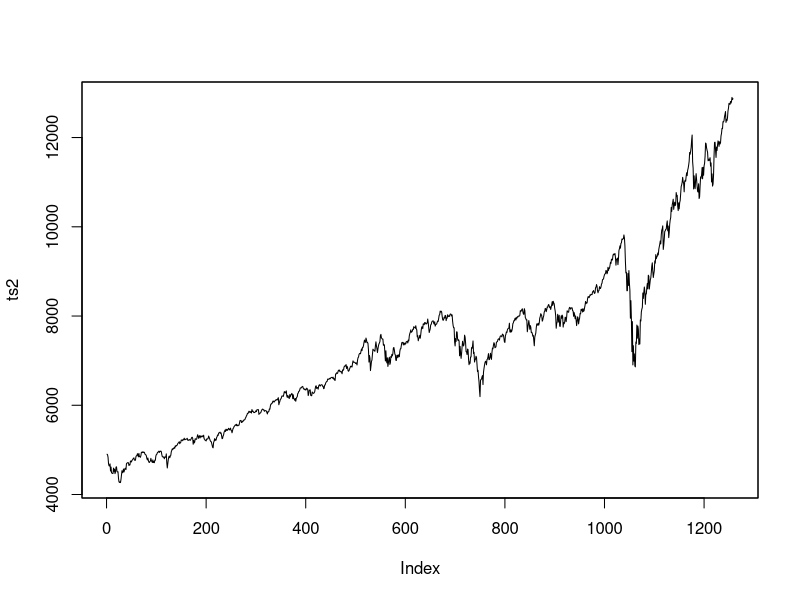
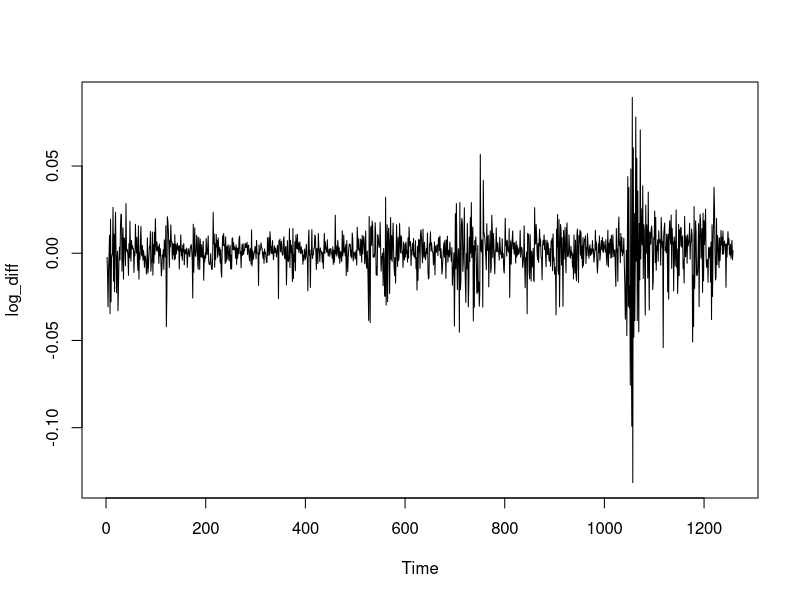
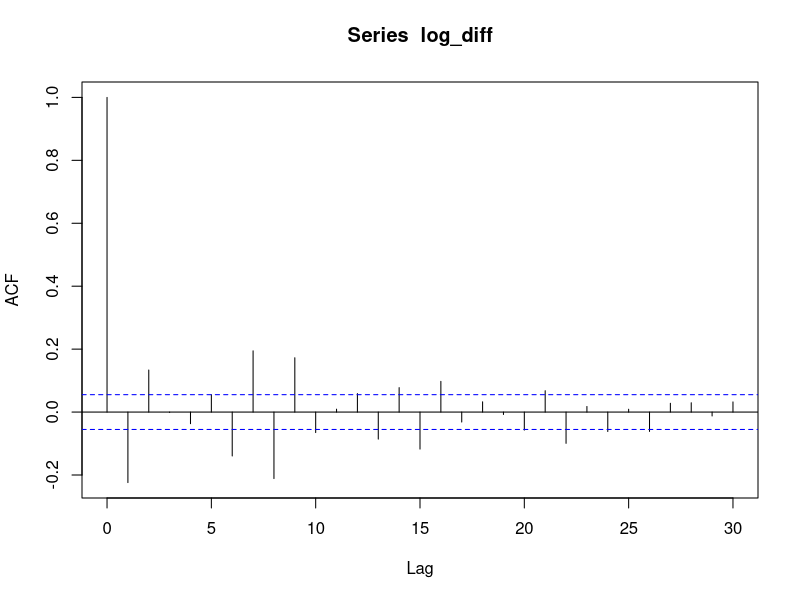
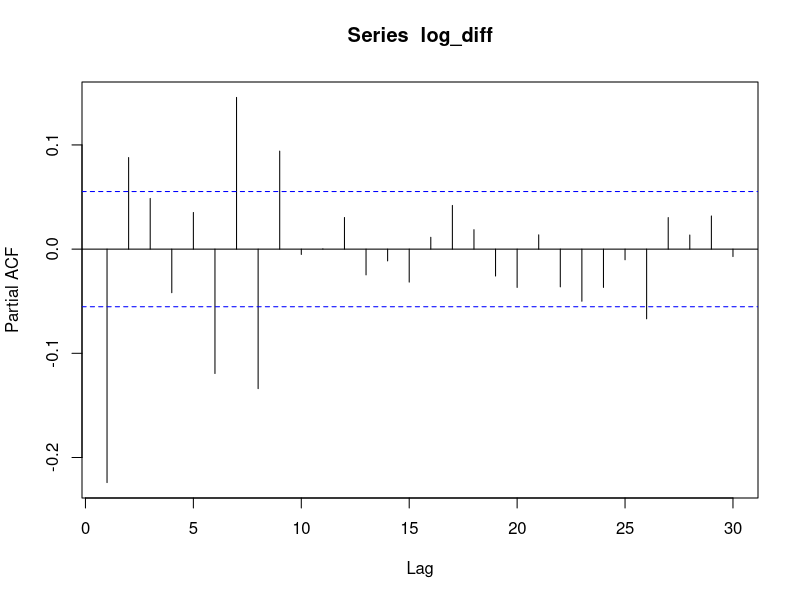
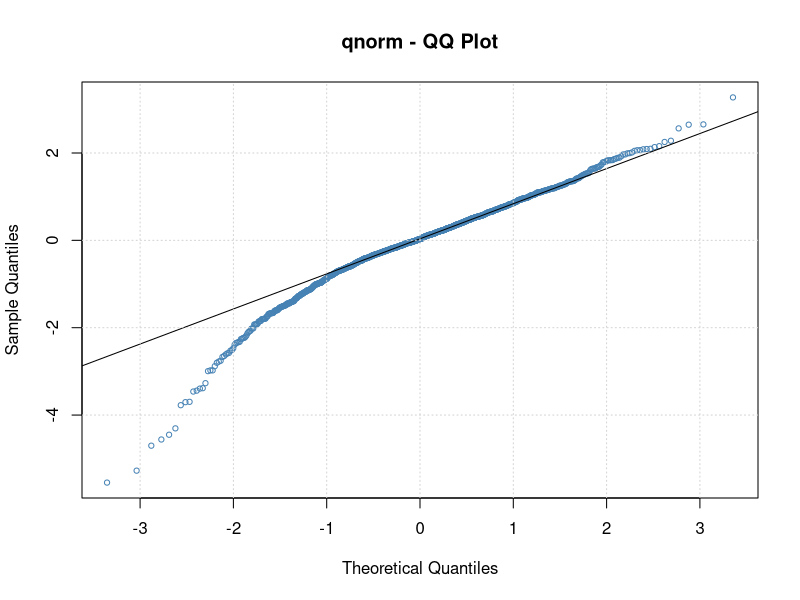
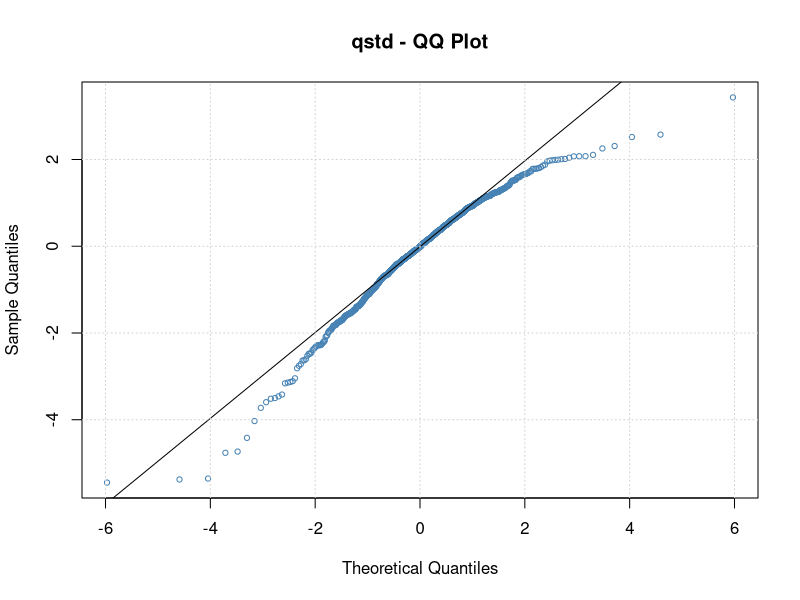
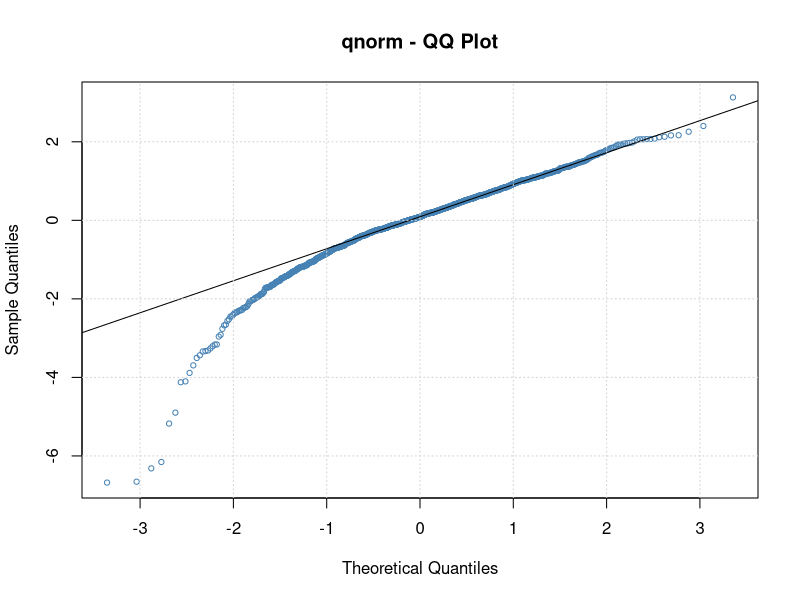
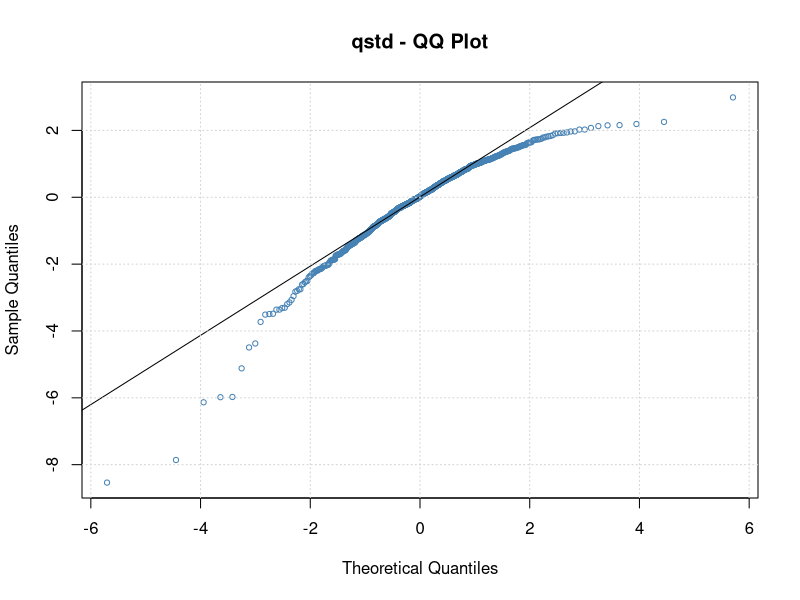

Recreate these plots in R, in order.
library(tseries)
library(zoo)
library(fGarch)

setwd("C:/Users/LENOVO/Desktop/ST Series Temporais/Projeto")

data_read2<-read.csv("ts2.csv",header = TRUE,sep = ",")

ts2<-as.ts(data_read2$Adj.Close)
head(data_read2)
tail(data_read2)
plot.zoo(ts2)

#log-diff the data
log_diff<-diff(log(ts2))
plot(log_diff)

#clear evidence of "clustered" volatility

mean(log_diff)
wilcox.test(log_diff,mu = 0)
acf(log_diff)
pacf(log_diff)

#model selection->garch parameters

modelaux<-garchFit(formula =~garch(1,0),data = log_diff,include.mean = T,trace = F)
summary(modelaux)

modelaux<-garchFit(formula =~garch(2,0),data = log_diff,include.mean = T,trace = F)
summary(modelaux)

modelaux<-garchFit(formula =~garch(1,1),data = log_diff,include.mean = T,trace = F)
summary(modelaux)

modelaux<-garchFit(formula =~garch(2,1),data = log_diff,include.mean = T,trace = F)
summary(modelaux)

modelaux<-garchFit(formula =~garch(1,2),data = log_diff,include.mean = T,trace = F)
summary(modelaux)

modelaux<-garchFit(formula =~garch(2,2),data = log_diff,include.mean = T,trace = F)
summary(modelaux)

#model selection->aparch parameters
modelaux<-garchFit(formula = ~aparch(1,0), data=log_diff, include.delta=TRUE,include.mean = T,trace = F)
summary(modelaux)

modelaux<-garchFit(formula = ~aparch(1,0), data=log_diff, include.delta=TRUE,include.mean = T,trace = F)
summary(modelaux)

modelaux<-garchFit(formula = ~aparch(2,0), data=log_diff, include.delta=TRUE,include.mean = T,trace = F)
summary(modelaux)

modelaux<-garchFit(formula = ~aparch(1,1), data=log_diff, include.delta=TRUE,include.mean = T,trace = F)
summary(modelaux)

modelaux<-garchFit(formula = ~aparch(2,1), data=log_diff, include.delta=TRUE,include.mean = T,trace = F)
summary(modelaux)

modelaux<-garchFit(formula = ~aparch(1,2), data=log_diff, include.delta=TRUE,include.mean = T,trace = F)
summary(modelaux)

modelaux<-garchFit(formula = ~aparch(2,2), data=log_diff, include.delta=TRUE,include.mean = T,trace = F)
summary(modelaux)


#min bic models are garch(1,1) and aparch(1,1)

#distribution estimation

model_0<-garchFit(formula =~garch(1,1),data = log_diff,include.mean = T,trace = F)
summary(model_0)
plot(model_0,which=13)

model_1<-garchFit(formula = ~garch(1,1),data = log_diff,cond.dist = "std",include.mean = T,trace = F)
summary(model_1)
plot(model_1,which=13)



model_a_0<-garchFit(formula = ~aparch(1,1), data=log_diff, include.delta=TRUE,include.mean = T,trace = F)
summary(model_a_0)
plot(model_a_0,which=13)

model_a_1<-garchFit(formula = ~aparch(1,1), data=log_diff, include.delta=TRUE, cond.dist ="std",include.mean = T,trace = F)
summary(model_a_1)
plot(model_a_1,which=13)

#model_1 and model_a_1 with the better fit

par(mfrow=c(1,3))

hist(residuals(object=model_1,standardize=T))
acf(residuals(object=model_1,standardize=T))
pacf(residuals(object=model_1,standardize=T))

hist(residuals(object=model_a_1,standardize=T))
acf(residuals(object=model_a_1,standardize=T))
pacf(residuals(object=model_a_1,standardize=T))

#VaR backstest
par(mfrow=c(1,1))
plot(log_diff)

#GARCH(1,1) with t-student residuals
summary(model_1)
coef<-coef(model_1)

#var95 garch
lines(coef["mu"]+volatility(model_1)*qstd(1-0.95,nu = coef["shape"]),col="blue")
# number of observations under the predicted VaR
sum(coef["mu"]+volatility(model_1)*qstd(1-0.95,nu=coef["shape"])>log_diff)/length(log_diff)
# unexpected losses
sum((log_diff-coef["mu"]+volatility(model_1)*qstd(1-0.95,nu=coef["shape"]))[coef["mu"]+volatility(model_1)*qstd(1-0.95,nu=coef["shape"])>log_diff])


#var99 garch
lines(coef["mu"]+volatility(model_1)*qstd(1-0.99,nu=coef["shape"]),col="red")
# number of observations under the predicted VaR
sum(coef["mu"]+volatility(model_1)*qstd(1-0.99,nu=coef["shape"])>log_diff)/length(log_diff)
# unexpected losses
sum((log_diff-coef["mu"]+volatility(model_1)*qstd(1-0.99,nu=coef["shape"]))[coef["mu"]+volatility(model_1)*qstd(1-0.99,nu=coef["shape"])>log_diff])



#APARCH(1,1) with t-student residuals
par(mfrow=c(1,1))
plot(log_diff)
coef1<-coef(model_a_1)

#var95 
lines(coef1["mu"]+volatility(model_a_1)*qstd(1-0.95,nu=coef1["shape"]),col="blue")
# number of observations over the var
sum(coef1["mu"]+volatility(model_a_1)*qstd(1-0.95,nu=coef1["shape"])>log_diff)/length(log_diff)
# unexpected losses
sum((log_diff-coef1["mu"]+volatility(model_a_1)*qstd(1-0.95,nu=coef1["shape"]))[coef1["mu"]+volatility(model_a_1)*qstd(1-0.95,nu=coef1["shape"])>log_diff])

#var99 

lines(coef1["mu"]+volatility(model_a_1)*qstd(1-0.99,nu=coef1["shape"]),col="red")
# number of observations over the var
sum(coef1["mu"]+volatility(model_a_1)*qstd(1-0.99,nu=coef1["shape"])>log_diff)/length(log_diff)
# unexpected losses
sum((log_diff-coef1["mu"]+volatility(model_a_1)*qstd(1-0.99,nu=coef1["shape"]))[coef1["mu"]+volatility(model_a_1)*qstd(1-0.99,nu=coef1["shape"])>log_diff])

#model_a_1 with the better results beeing the one choosen for building the forecasts

#forecast

#var 1 day
pred<-predict(model_a_1,n.ahead=30,mse="cond")

z_95<-as.numeric(qstd(1-0.95,nu=coef1["shape"]))
z_99<-as.numeric(qstd(1-0.99,nu=coef1["shape"]))

print("Var 95-1 day")
print(pred[1,1]+pred[1,2]*z_95)
print(exp(pred[1,1]+pred[1,2]*z_95)-1)


print("Var 99-1 day")
print(pred[1,1]+pred[1,2]*z_99)
print(exp(pred[1,1]+pred[1,2]*z_99)-1)


print("Var 95-7 day")
print(pred[7,1]+pred[7,2]*z_95)
print(exp(pred[7,1]+pred[7,2]*z_95)-1)

print("Var 99-7 day")
print(pred[7,1]+pred[7,2]*z_99)
print(exp(pred[7,1]+pred[7,2]*z_99)-1)

print("Var 95-30 day")
print(pred[30,1]+pred[30,2]*z_95)
print(exp(pred[30,1]+pred[30,2]*z_95)-1)

print("Var 99-30 day")
print(pred[30,1]+pred[30,2]*z_99)
print(exp(pred[30,1]+pred[30,2]*z_99)-1)

#note-> pred function uses the long term distribution of X to build forecast with more than 1 step
